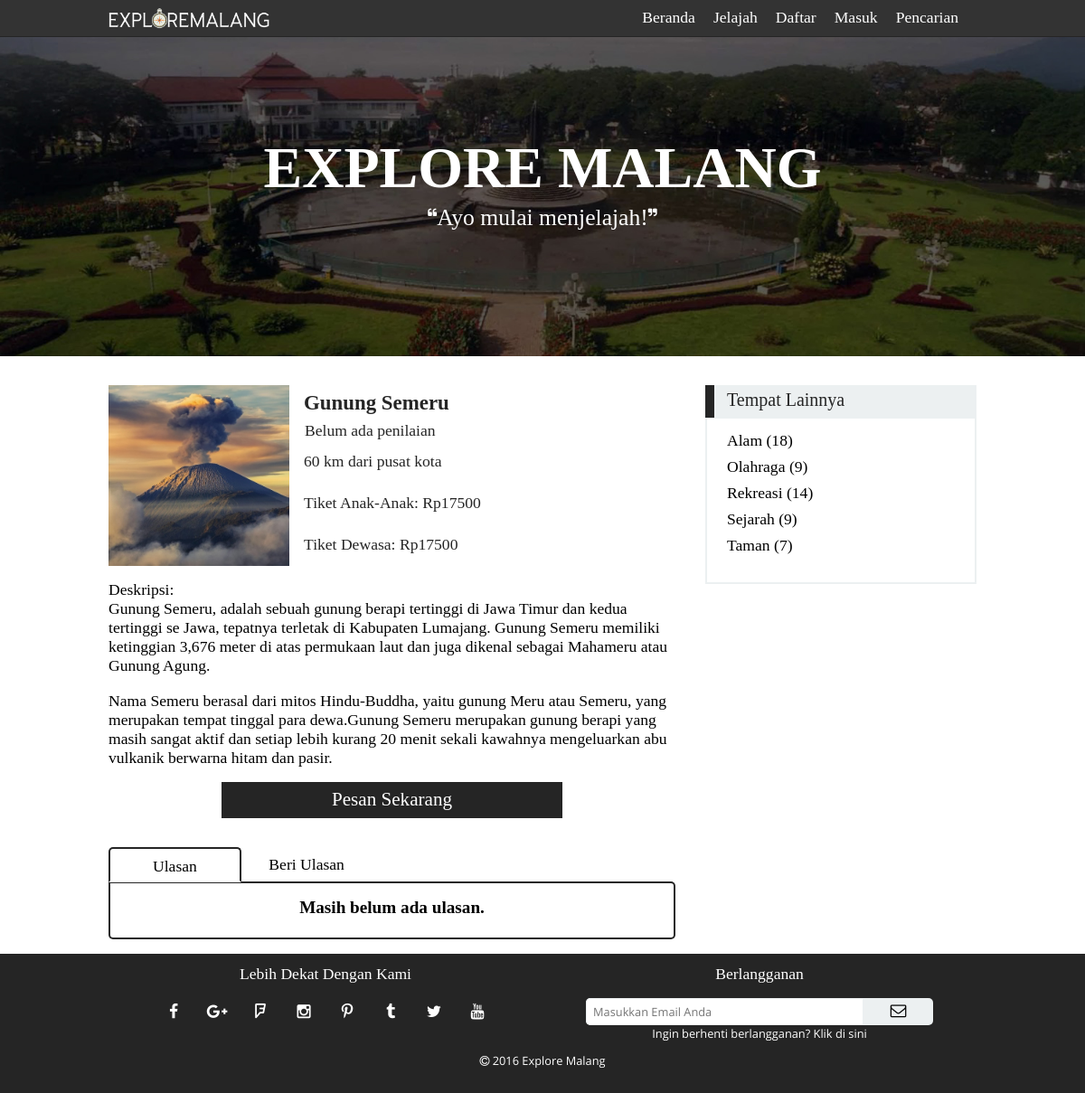
Page /places.php?id=25 on the committed database.
### tables this page shows
CREATE TABLE `tb_place` (
  `idplace` int(3) NOT NULL AUTO_INCREMENT,
  `name` varchar(50) NOT NULL,
  `description` text NOT NULL,
  `picture` varchar(50) NOT NULL DEFAULT 'css/img/place/',
  `category` enum('sport','park','recreation','history','nature') NOT NULL DEFAULT 'nature',
  `pricekid` int(10) NOT NULL DEFAULT '0',
  `priceadult` int(10) NOT NULL DEFAULT '0',
  `distance` int(3) NOT NULL DEFAULT '0',
  PRIMARY KEY (`idplace`)
);

### places.php (the view, shortened to what this page needs)
<?php
    if (isset($_GET['id'])==true){
        $idplace = $_GET['id'];
    }
    require 'template/template-upper.php';
    $tbl_name="tb_place";
?>
<link rel="stylesheet" type="text/css" href="css/places.css">
<div id="place-container">
    <?php
        if (isset($_GET['id'])==true){
            echo '<table cellpadding="0" cellspacing="0">';
            echo '<tr>';
            echo '<td id="table-left" width="%">';
            $query="SELECT * FROM $tbl_name WHERE idplace='$idplace'";
            $result=mysql_query($query);
            $count=mysql_num_rows($result);
            if ($count==1){
                $row = mysql_fetch_array($result);
                echo '<table id="detail-container" cellpadding="0" cellspacing="0">';
                echo '<tr>';
                echo '<td id="detail-picture" rowspan="5">';
                echo '<img src="';
                echo $row["picture"];
                echo '">';
                echo '</td>';
                echo '<td id="detail-name">';
                echo '<h6>';
                echo $row["name"];
                echo '</h6>';
                echo '</td>';
                echo '</tr>';
                echo '<tr>';
                echo '<td id="detail-rating">';
                $tbl_name2 = "tb_review";
                $rating="SELECT * FROM $tbl_name2 WHERE idplace=$idplace";
                $result2=mysql_query($rating);
                $count2=mysql_num_rows($result2);
                if ($count2==0){
                    echo '<p id="first-star" style="padding-left: 17px;">Belum ada penilaian</p>';
                }
                echo '</td>';
                echo '</tr>';
                echo '<tr>';
                echo '<td id="detail-distance">';
                echo '<p>';
                echo $row["distance"];
                echo ' km dari pusat kota</p>';
                echo '</td>';
                echo '</tr>';
                echo '<tr>';
                echo '<td id="detail-price1">';
                echo '<p>Tiket Anak-Anak: ';
                if ($row["pricekid"]==0){
                    echo 'Gratis';
                }
                else {
                    echo ' Rp'.$row["pricekid"];
                }
                echo '</p>';
                echo '</td>';
                echo '</tr>';
                echo '<tr>';
                echo '<td id="detail-price2">';
                echo '<p>Tiket Dewasa: ';
                if ($row["priceadult"]==0){
                    echo 'Gratis';
                }
                else {
                    echo ' Rp'.$row["priceadult"];
                }
                echo '</p>';
                echo '</td>';
                echo '</tr>';
                echo '</table>';
                echo '<table id="place-desc" cellpadding="0" cellspacing="0">';
                echo '<tr>';
                echo '<td id="desc">';
                echo 'Deskripsi:';
                echo '</td>';
                echo '<td>';
                echo $row["description"];
                echo '</td>';
                echo '</tr>';
                echo '<tr>';
                echo '<td id="detail-reserve" colspan="2">';
                if (($row["priceadult"]==0)&&($row["pricekid"]==0)){
                    echo '<label for="no-need-pay-check">';
                    echo '<p>';
                    echo 'Pesan Sekarang';
                    echo '</p>';
                    echo '</label>';
                }
                else {
                    echo '<a href="reservation.php?id=';
                    echo $row["idplace"];
                    echo '">';
                    echo '<button>Pesan Sekarang</button>';
                    echo '</a>';
                }
                echo '</td>';
                echo '</tr>';
                echo '</table>';
                echo '<div id="review-tab">';
                echo '<div id="tab-1" class="tabs unselectable">';
                echo '<label for="tab1">';
                echo 'Ulasan';
                echo '</label>';
                echo '</div>';
                echo '<div id="tab-2" class="tabs unselectable">';
                echo '<label for="tab2">';
                echo 'Beri Ulasan';
                echo '</label>';
                echo '</div>';
                echo '</div>';
                echo '<div id="review-container">';
                echo '<br>';
                echo '<div id="tabs-1">';
                $tbl_name2 = "tb_review";
                $rating="SELECT * FROM $tbl_name2 WHERE idplace=$idplace";
                $result2=mysql_query($rating);
                $count2=mysql_num_rows($result2);
                if ($count2>=1){
                    while ($row2=mysql_fetch_array($result2)){
                        echo '<table class="table-review" cellpadding="0" cellspacing="0">';
                        echo '<tr>';
                        echo '<td class="review-img" rowspan="3">';
                        echo '<img src="';
                        $tbl_name3 = "tb_profile";
                        $username3=$row2['username'];
                        $query3 = "SELECT * FROM $tbl_name3 WHERE username='$username3'";
                        $result3 = mysql_query($query3);
                        $row3 = mysql_fetch_array($result3);
                        echo $row3['picture'];
                        echo '">';
                        echo '</td>';
                        echo '<td class="review-username">';
                        echo '<p>';
                        echo $row2['username'];
                        echo '</p>';
                        echo '</td>';
                        echo '</tr>';
                        echo '<tr>';
                        echo '<td class="review-star">';
                        echo '<p>';
                        for ($counting = 1; $counting<=$row2["rating"]; $counting++){
                            echo '<i class="fa fa-star"></i>';
                        }
                        echo '</p>';
                        echo '</td>';
                        echo '</tr>';
                        echo '<tr>';
                        echo '<td class="review-content">';
                        echo '<p>';
                        echo $review = nl2br($row2['review']);
                        echo '</p>';
                        echo '</td>';
                        echo '</tr>';
                        echo '</table>';
                        echo '<div class="strips">';
                        echo '</div>';
                    }
                }
                else {
                    echo '<h5>';
                    echo 'Masih belum ada ulasan.';
                    echo '</h5>';
                }
                echo '</div>';
                echo '</div>';
            }
            echo '</td>';
            echo '<td id="table-right">';
            echo '<div id="place-header">';
            echo '<div class="square"></div>';
            echo '<p>Tempat Lainnya</p>';
            echo '</div>';
            echo '<div id="place-other">';
            echo '<br>';
            for ($x=1;$x<=5;$x++){
                switch ($x) {
                    case 1:
                        $showed='Alam';
                        $name='nature';
                        break;
                    case 2:
                        $showed='Olahraga';
                        $name='sport';
                        break;
                    case 3:
                        $showed='Rekreasi';
                        $name='recreation';
                        break;
                    case 4:
                        $showed='Sejarah';
                        $name='history';
                        break;
                    case 5:
                        $showed='Taman';
                        $name='park';
                        break;
                }
                $query="SELECT * FROM $tbl_name WHERE category='$name'";
                $result=mysql_query($query);
                $count=mysql_num_rows($result);
                echo '<div id="category-';
                echo $x;
                echo '" class="category">';
                echo '<label class="unselectable" for="cat-';
                echo $x;
                echo '-more">';
                echo $showed;
                echo ' ('.$count.')</label>';
                echo '</div>';
            }
            echo '</div>';
            echo '</td>';
            echo '</tr>';
            echo '</table>';
        }
    ?>
</div>
<?php
    require 'template/template-footer.php';
?>

### css/style.css (style rules this page uses)
body { margin: 0; min-height: 100%; }
a { text-decoration: none; color: inherit; }
.unselectable { -webkit-user-select: none; -moz-user-select: none; -ms-user-select: none; -o-user-select: none; user-select: none; }

### css/places.css (style rules this page uses)
#place-container { width: 80%; margin: auto; margin-top: 32px; }
#place-container table { width: 100%; }
#place-container table #table-left { vertical-align: top; }
#table-left #detail-container { width: 95%; margin: 0; }
#table-left #detail-container #detail-picture { width: 200px; height: 200px; }
#table-left #detail-container #detail-picture img { width: 100%; height: 100%; }
#table-left #detail-container #detail-name, #table-left #detail-container #detail-rating, #table-left #detail-container #detail-distance, #table-left #detail-container #detail-price1, #table-left #detail-container #detail-price2 { font-family: Pseudonym; font-size: 1.1em; color: #252525; }
#table-left #detail-container #detail-rating p, #table-left #detail-container #detail-distance p, #table-left #detail-container #detail-price1 p, #table-left #detail-container #detail-price2 p { margin-left: 16px; margin-right: 16px; }
#table-left #detail-container #detail-name h6 { font-size: 1.3em; margin: 0; margin-left: 16px; margin-right: 16px; }
#table-left #detail-container #detail-name { height: 40px; }
#table-left #detail-container #detail-rating { height: 20px; }
#table-left #detail-container #detail-rating #first-star { margin-left: 0; }
#table-left #place-desc { font-family: Pseudonym; font-size: 1.1em; width: 95%; margin: 0; margin-top: 16px; margin-bottom: 32px; }
#table-left #place-desc td { display: table; width: 100%; }
#table-left #place-desc #desc { vertical-align: top; }
#table-left #place-desc #detail-reserve { text-align: center; vertical-align: top; }
#table-left #place-desc #detail-reserve button { margin-top: 16px; background-color: #252525; border: 0; width: 60%; height: 40px; font-family: Pseudonym; font-size: 1.2em; color: #fff; cursor: pointer; }
#table-left #review-tab { height: 40px; width: 100%; background-color: #fff; }
#table-left #review-tab .tabs { padding-top: 9px; padding-bottom: 9px; text-align: center; float: left; font-family: Pseudonym; font-size: 1.1em; border-radius: 5px 5px 0 0; }
#table-left input[name="tabs"], #review-container #tabs-1, #review-container #tabs-2 { display: none; }
#table-left input[id="tab1"]:checked ~ #review-container #tabs-1, #table-left input[id="tab2"]:checked ~ #review-container #tabs-2 { display: block; }
#table-left #review-tab #tab-1 label { padding-top: 9px; padding-bottom: 9px; padding-left: 49px; padding-right: 49px; cursor: pointer; }
#table-left #review-tab #tab-2 label { padding-top: 9px; padding-bottom: 9px; padding-left: 30.5px; padding-right: 30.5px; cursor: pointer; }
#table-left #review-container { width: 95%; margin: 0; margin-top: -2px; margin-bottom: 16px; box-shadow: inset 0px 0px 0px 2px #252525; border-radius: 0 5px 5px 5px; }
#table-left input[id="tab1"]:checked ~ #review-tab #tab-1, #table-left input[id="tab2"]:checked ~ #review-tab #tab-2 { border-top: solid 2px #252525; border-left: solid 2px #252525; border-right: solid 2px #252525; border-bottom: solid 2px #fff; }
#table-left input[id="tab1"]:checked ~ #review-tab #tab-1, #table-left input[id="tab2"]:checked ~ #review-tab .tabs { padding-bottom: 5px; }
#table-left input[id="tab1"]:checked ~ #review-tab #tab-1 label { padding-top: 7px; padding-bottom: 7px; padding-left: 47px; padding-right: 47px; cursor: default; }
#review-container #tabs-1 { width: 100%; }
#review-container #tabs-1 h5, #review-container #tabs-2 h5 { font-family: Pseudonym; font-size: 1.2em; text-align: center; margin: 0; padding-bottom: 24px; padding-left: 4px; padding-right: 4px; }
#place-container table #table-right { width: 300px; vertical-align: top; }
#place-header { height: 36px; width: 100%; background-color: #ecf0f1; }
.square { height: 100%; width: 10px; background-color: #252525; float: left; }
#place-header p { font-family: Pseudonym; font-size: 20px; color: #252525; float: left; margin: 0; margin-left: 14px; margin-top: 5px; }
#table-right #place-other { box-shadow: inset 0px 0px 0px 2px #ecf0f1; margin-top: -1px; margin-bottom: 16px; }
.category { font-family: Pseudonym; text-align: left; padding-bottom: 8px; }
.category label { cursor: pointer; font-size: 1.1em; margin-left: 24px; }
#place-other { padding-bottom: 24px; }

### rows in the picture
tb_place: picture (picture), name "Gunung Semeru", distance "60", pricekid "17500", priceadult "17500", description "Gunung Semeru, adalah sebuah gunung berapi tertinggi di Jawa Timur dan kedua tertinggi se Jawa, tepatnya terletak di Kabupaten Lumajang. Gunung Semeru memiliki ketinggian 3,676 meter di atas permukaan laut dan juga dikenal sebagai Mahameru atau Gunung Agung. Nama Semeru berasal dari mitos Hindu-Buddha, yaitu gunung Meru atau Semeru, yang merupakan tempat tinggal para dewa.Gunung Semeru merupakan gunung berapi yang masih sangat aktif dan setiap lebih kurang 20 menit sekali kawahnya mengeluarkan abu vulkanik berwarna hitam dan pasir."

### other values in the picture
$showed "Alam"
$count "18"
$showed "Olahraga"
$count "9"
$showed "Rekreasi"
$count "14"
$showed "Sejarah"
$showed "Taman"
$count "7"
